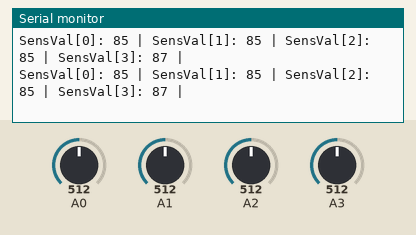
The sketch below on a simulated Arduino Uno, built with avr-gcc and run on an emulated ATmega328P. Shown: the last lines printed to the serial monitor. The inputs (shaded band) are chosen by the test bench; at power-on: A0 = 512, A1 = 512, A2 = 512, A3 = 512.

Above: at 1.2 s.
1.3 s: A0 set to 589
At 1.45 s:
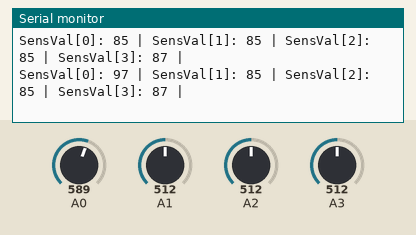
4.3 s: A0 set to 614
At 4.36 s:
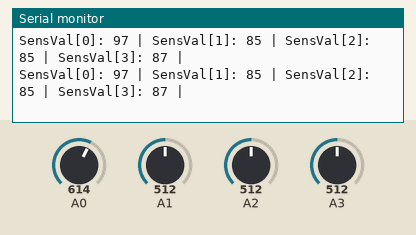
7.3 s: A1 set to 591
At 7.31 s:
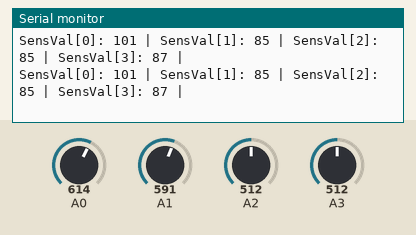
10.3 s: A1 set to 619
At 10.34 s:
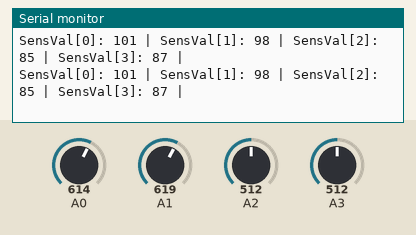
13.3 s: A2 set to 590
At 13.33 s:
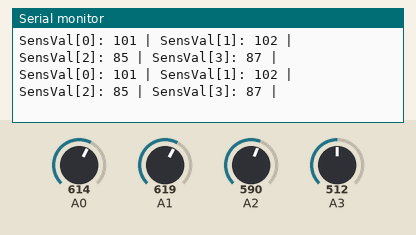
16.3 s: A2 set to 611
At 16.33 s:
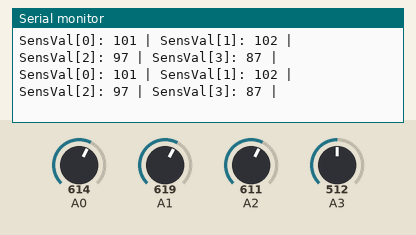
Timing chart, 0 to 19.3 s (numbered marks = the images above; inputs shaded):
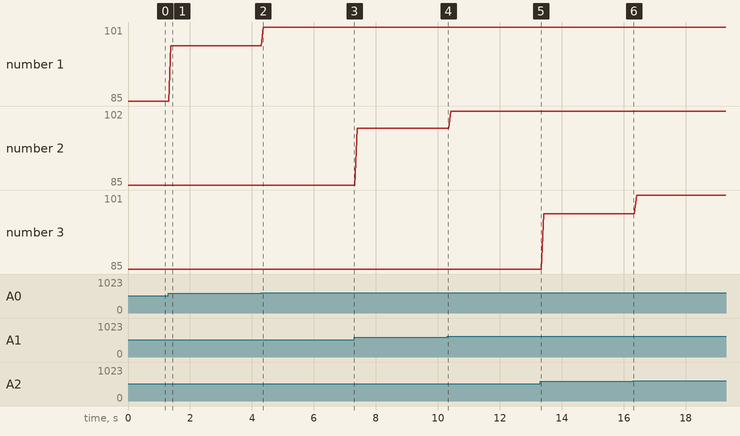

The sketch:

Potentiometer_Test.ino
```cpp
/* int PotVal0 = 0; // we could define each potentiometer
   int PotVal1 = 0; // holder individually
   int PotVal2 = 0;
   int PotVal3 = 0;
 */

int SensVal[4] = {0}; // or as an array

void setup() {
  // put your setup code here, to run once:
  Serial.begin(9600);
}

void loop() {
  // put your main code here, to run repeatedly:
  ReadPot();
}

void ReadPot(){
  SensVal[0] = analogRead(A0); // read from analog pin 0
  SensVal[1] = analogRead(A1); // read from analog pin 1
  SensVal[2] = analogRead(A2); // read from analog pin 2
  SensVal[3] = analogRead(A3); // read from analog pin 3

  SensVal[0] = map(SensVal[0],0,1024,0,170);
  SensVal[1] = map(SensVal[1],0,1024,0,170);
  SensVal[2] = map(SensVal[2],0,1024,0,170);
  SensVal[3] = map(SensVal[3],0,1024,0,175);

  Serial.print("SensVal[0]: ");
  Serial.print(SensVal[0]);
  Serial.print(" | ");
  Serial.print("SensVal[1]: ");
  Serial.print(SensVal[1]);
  Serial.print(" | ");
  Serial.print("SensVal[2]: ");
  Serial.print(SensVal[2]);
  Serial.print(" | ");
  Serial.print("SensVal[3]: ");
  Serial.print(SensVal[3]);
  Serial.println(" | ");

}
```

Measured:
- after the input at 1.3 s, the serial monitor: prints a new line after 0.08 s (image 1)
- plotted number 1: 85 → 97 after the input at 1.3 s, 97 → 101 after the input at 4.3 s
- plotted number 2: 85 → 98 after the input at 7.3 s, 98 → 102 after the input at 10.3 s
- plotted number 3: 85 → 97 after the input at 13.3 s
